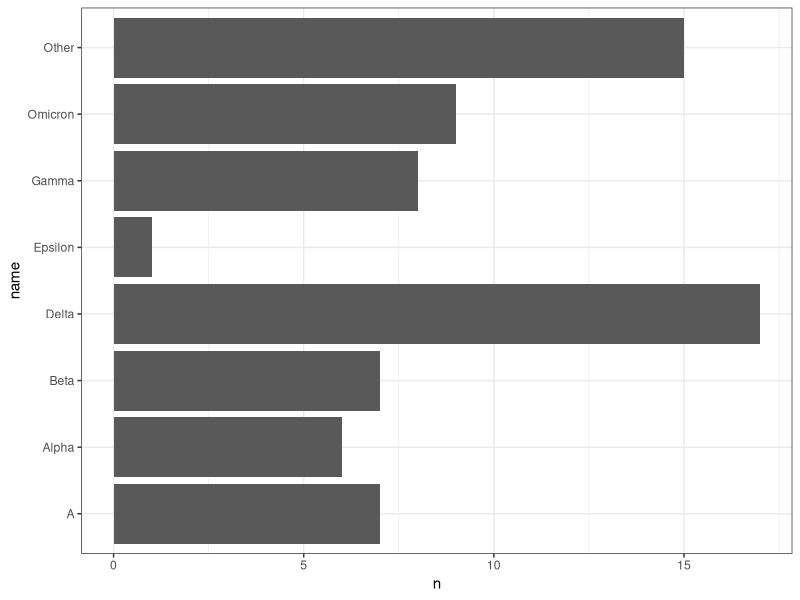
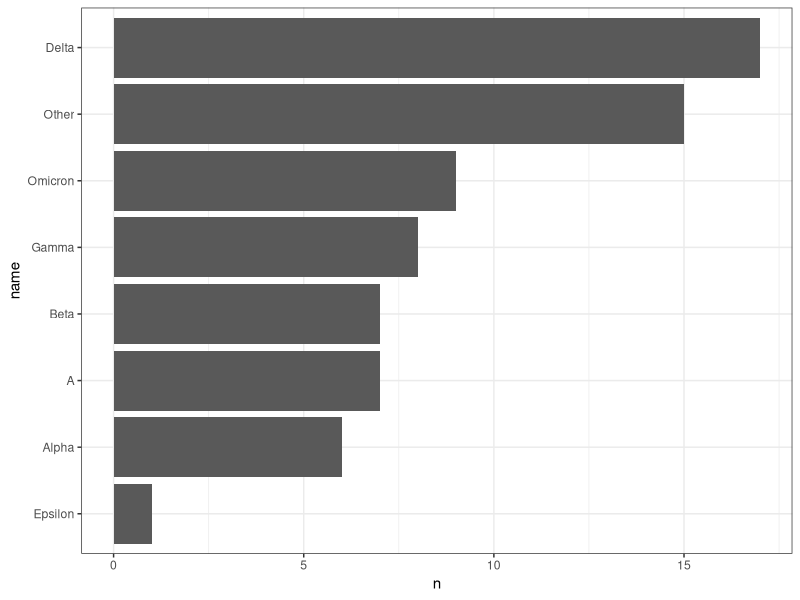
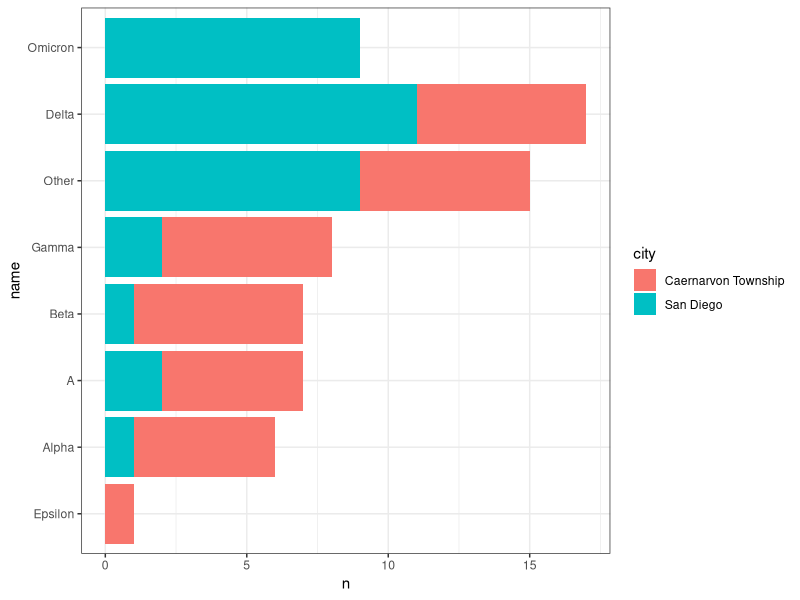
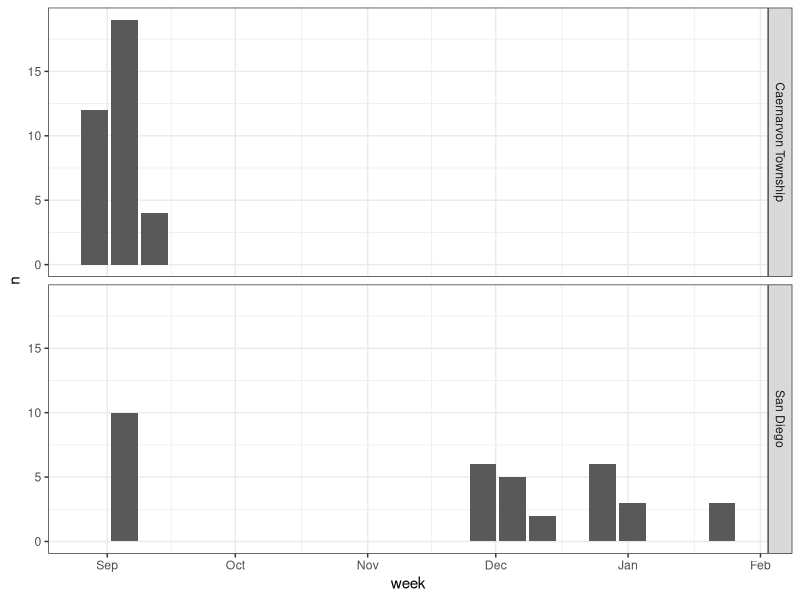
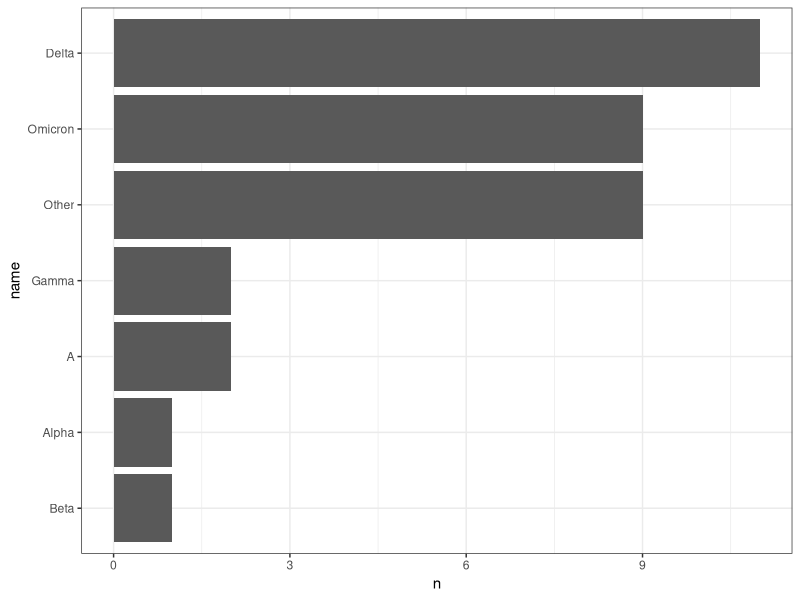
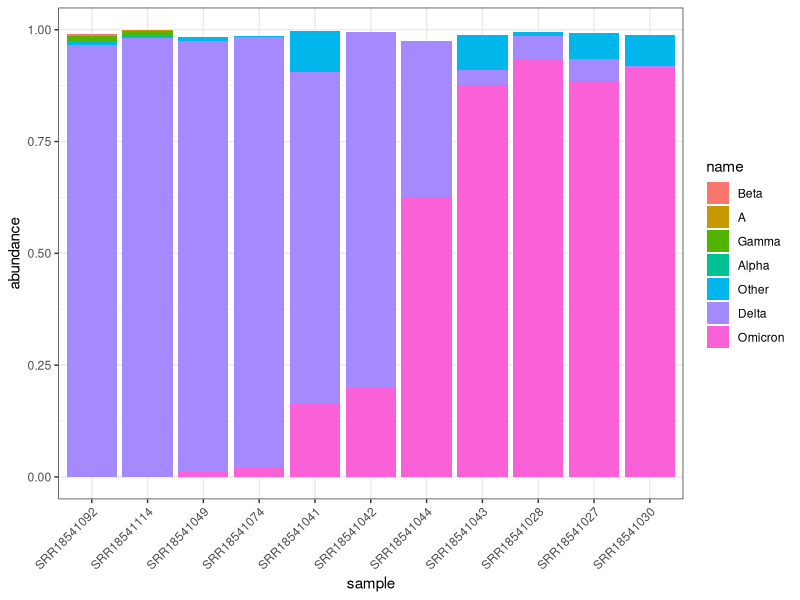
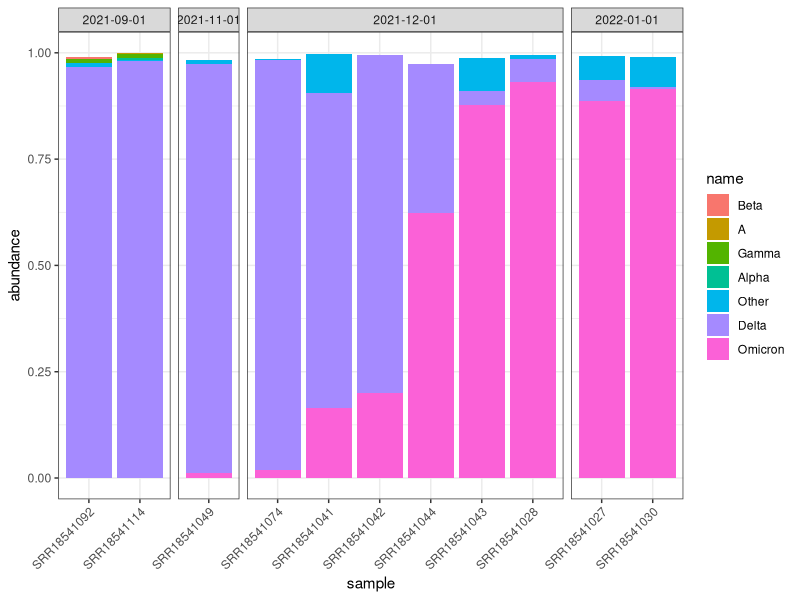
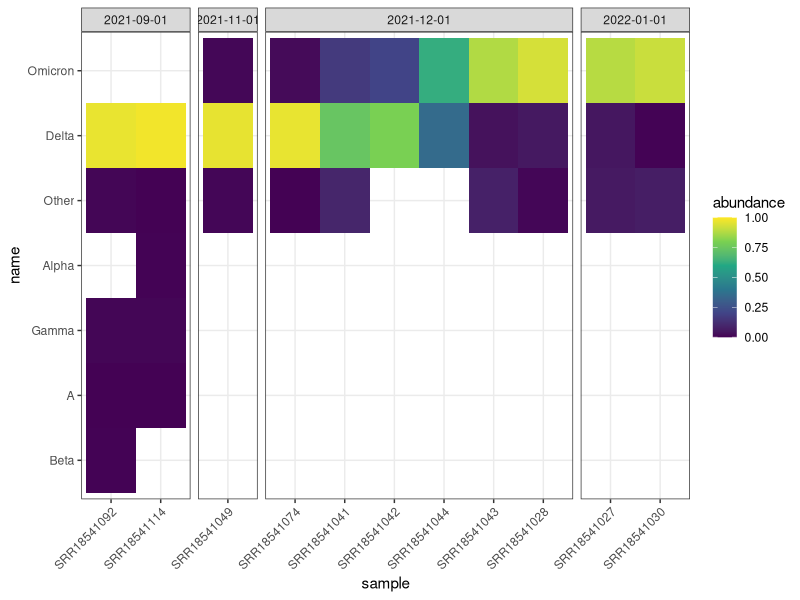

Source code (R) for these figures, in order:
## ---- chunk 1
#| echo: false
knitr::opts_chunk$set(echo = TRUE, root.dir = "../../course_files/r_demo/")
knitr::opts_knit$set(root.dir = "../../course_files/r_demo/")
## ---- chunk 2
#| message: false
library(tidyverse)
theme_set(theme_bw())
## ---- chunk 3
#| include: false
vocs <- read_csv("vocs_abundances.csv")
## ---- chunk 4
head(vocs)
## ---- chunk 5
vocs |> 
  # keep rows with >= 75% abundance
  filter(abundance >= 0.75) |> 
  # sort them by date
  arrange(date)
## ---- chunk 6
vocs |> 
  count(name)
## ---- chunk 7
vocs |> 
  # count occurrence of each VOC
  count(name) |> 
  # visualise
  ggplot(aes(x = n, y = name)) +
  geom_col()
## ---- chunk 8
vocs |> 
  # count occurrence of each VOC
  count(name) |> 
  # reorder the names by their count
  mutate(name = fct_reorder(name, n)) |>
  # visualise
  ggplot(aes(x = n, y = name)) +
  geom_col()
## ---- chunk 9
vocs |> 
  # count by city and name
  count(city, name) |> 
  # reorder the names by their count
  mutate(name = fct_reorder(name, n)) |> 
  # visualise
  ggplot(aes(x = n, y = name)) +
  geom_col(aes(fill = city))
## ---- chunk 10
vocs |> 
  # create a variable with the start of the week for each sample
  mutate(week = floor_date(date, "week")) |> 
  # count how many samples per week and city
  count(week, city) |> 
  # barplot
  ggplot(aes(week, n)) +
  geom_col() +
  facet_grid(rows = vars(city))
## ---- chunk 11
sandiego <- vocs |> 
  filter(city == "San Diego") |> 
  mutate(month = floor_date(date, "month"),
         sample = fct_reorder(sample, date),
         name = fct_reorder(name, date))
## ---- chunk 12
sandiego |> 
  count(name) |> 
  mutate(name = fct_reorder(name, n)) |> 
  ggplot(aes(n, name)) +
  geom_col()
## ---- chunk 13
sandiego |> 
  ggplot(aes(x = sample, y = abundance)) +
  geom_col(aes(fill = name)) +
  scale_x_discrete(guide = guide_axis(angle = 45))
## ---- chunk 14
sandiego |> 
  ggplot(aes(x = sample, y = abundance)) +
  geom_col(aes(fill = name)) +
  scale_x_discrete(guide = guide_axis(angle = 45)) +
  facet_grid(cols = vars(month), scales = "free_x", space = "free_x")
## ---- chunk 15
sandiego |> 
  ggplot(aes(sample, name)) +
  geom_tile(aes(fill = abundance)) +
  scale_fill_viridis_c(limits = c(0, 1)) +
  scale_x_discrete(guide = guide_axis(angle = 45)) +
  facet_grid(~ month, scales = "free_x", space = "free_x")
## ---- chunk 16
sandiego |> 
  ggplot(aes(date, abundance, colour = name)) +
  geom_point(size = 2) +
  geom_line(linewidth = 1)
## ---- chunk 17
#| include: false
lineages <- read_csv("lineage_abundances.csv")
## ---- chunk 18
lineages |> 
  # keep only samples from San Diego
  filter(city == "San Diego") |> 
  # order the samples and lineages by date
  mutate(sample = fct_reorder(sample, date),
         name = fct_reorder(name, date)) |> 
  # visualise
  ggplot(aes(sample, name)) +
  geom_tile(aes(fill = abundance)) +
  scale_fill_viridis_c(limits = c(0, 1)) +
  theme_classic() +
  scale_x_discrete(guide = guide_axis(angle = 45)) +
  scale_y_discrete(guide = guide_axis(check.overlap = TRUE))
## ---- chunk 19
lineages |> 
  ggplot(aes(abundance)) +
  geom_histogram(binwidth = 0.01)
## ---- chunk 20
lineages |> 
  filter(sample == "SRR18541030")
## ---- chunk 21
lineages |> 
  # keep rows for sample of interest only
  filter(sample == "SRR18541030") |> 
  # sort lineage by abundance
  mutate(name = fct_reorder(name, abundance)) |> 
  # make the plot
  ggplot(aes(x = name, y = abundance, colour = abundance < 0.05)) +
  geom_pointrange(aes(ymin = boot_lo, ymax = boot_up)) +
  labs(x = "Lineage", y = "Abundance (95% CI)", colour = "< 5%")
## ---- chunk 22
lineages |> 
  filter(sample == "SRR18541092") |> 
  mutate(name = fct_reorder(name, abundance)) |> 
  ggplot(aes(x = name, y = abundance, colour = abundance < 0.05)) +
  geom_pointrange(aes(ymin = boot_lo, ymax = boot_up)) +
  scale_x_discrete(guide = guide_axis(angle = 45)) +
  labs(x = "Lineage", y = "Abundance (95% CI)", colour = "< 5%", 
       main = "Sample: SRR18541092")

lineages |> 
  filter(sample == "SRR18541114") |> 
  mutate(name = fct_reorder(name, abundance)) |> 
  ggplot(aes(x = name, y = abundance, colour = abundance < 0.05)) +
  geom_pointrange(aes(ymin = boot_lo, ymax = boot_up)) +
  scale_x_discrete(guide = guide_axis(angle = 45)) +
  labs(x = "Lineage", y = "Abundance (95% CI)", colour = "< 5%",
       main = "Sample: SRR18541114")
## ---- chunk 23
sandiego |> 
  # keep rows for sample of interest only
  filter(sample %in% c("SRR18541092", "SRR18541114")) |> 
  # make the plot
  ggplot(aes(x = name, y = abundance, colour = sample)) +
  geom_pointrange(aes(ymin = boot_lo, ymax = boot_up), 
                  position = position_dodge(width = 0.5))
